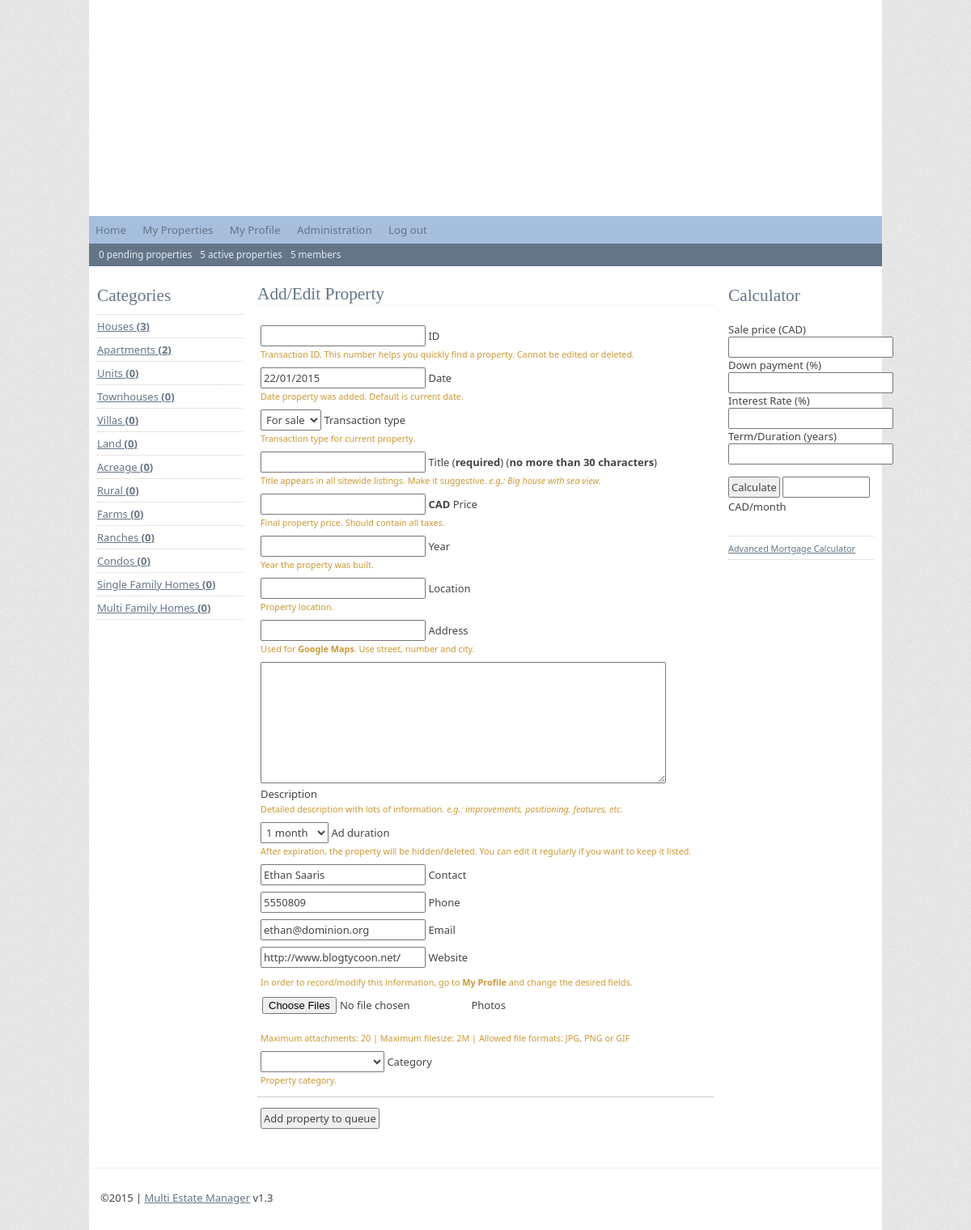
Page /addedit.php (signed in) on the committed database.
### tables this page shows
CREATE TABLE IF NOT EXISTS `categories` (
  `id` mediumint(9) NOT NULL AUTO_INCREMENT,
  `category` text NOT NULL,
  `description` text NOT NULL,
  PRIMARY KEY (`id`)
);

CREATE TABLE IF NOT EXISTS `user` (
  `userid` int(5) NOT NULL AUTO_INCREMENT,
  `username` varchar(20) NOT NULL,
  `password` varchar(32) NOT NULL,
  `salt` varchar(3) NOT NULL,
  `contact` text NOT NULL,
  `phone` text NOT NULL,
  `email` text NOT NULL,
  `url` text NOT NULL,
  `rank` tinyint(4) NOT NULL,
  PRIMARY KEY (`userid`)
);

### addedit.php (the view, shortened to what this page needs)
<?php include('includes/top.php');?>
<div id="content">
	<?php
	if(is_authed()) {
		echo '<h2>Add/Edit Property</h2>';
		$currentuser = $_SESSION['username'];
		if(isset($_POST['update'])) {
			$id = $_POST['id'];
			$date = $_POST['date'];
			$type = $_POST['type'];
			$title = $_POST['title'];
			$price = $_POST['price'];
			$year = $_POST['year'];
			$location = $_POST['location'];
			$address = $_POST['address'];
			$description = $_POST['description'];
			$expire = $_POST['expire'];
			$category = $_POST['category'];
			$contact = $_POST['contact'];
			$phone = $_POST['phone'];
			$email = $_POST['email'];
			$url = $_POST['url'];
			$user = $currentuser;
			$number_of_file_fields = 0;
			$number_of_uploaded_files = 0;
			$number_of_moved_files = 0;
			$uploaded_files = array();
			$upload_directory = dirname(__file__) . '/temporary/full/';
			for($i = 0; $i < count($_FILES['file_upload']['name']); $i++) {
				$number_of_file_fields++;
				$u = uniqid();
				if($_FILES['file_upload']['name'][$i] != '') {
					$number_of_uploaded_files++;
					$attachmentname = $_FILES['file_upload']['name'][$i];
					$attachmentname = trim($attachmentname);
					$attachmentname = str_replace(' ','-',$attachmentname);
					$attachmentname = str_replace('&','-',$attachmentname);
					$attachmentname = str_replace(';','-',$attachmentname);
					$attachmentname = strtolower($attachmentname);
					$path_parts = pathinfo($upload_directory.$attachmentname);
					$uploaded_files[] = $attachmentname;
					if(move_uploaded_file($_FILES['file_upload']['tmp_name'][$i], $upload_directory.$attachmentname)) {
						$number_of_moved_files++;
					}
				}
				if($number_of_uploaded_files > 0)
					mysql_query("INSERT INTO upload (upload_name, upload_parent) VALUES ('".$attachmentname."', '".$_POST['id']."')");
			}
			$sql = "UPDATE data SET id='$id',date='$date',type='$type',title='$title',price='$price',year='$year',location='$location',address='$address',description='$description',expire='$expire',category='$category',contact='$contact',phone='$phone',email='$email',url='$url',user='$user',approved='0' WHERE id = '$id'";
			$result = mysql_query($sql);
			echo '<div class="confirm">Property updated!</div>';
	}
	else {
		$result1 = mysql_query("SELECT * FROM user WHERE username='".$currentuser."'");
		$myrow1 = mysql_fetch_array($result1);
		?>
		<form method="post" action="addedit.php" id="myform" enctype="multipart/form-data">
			<div class="listing_l"><input type="text" name="id" readonly="readonly" /> ID<br /><small class="hint">Transaction ID. This number helps you quickly find a property. Cannot be edited or deleted.</small></div>
			<div class="listing_l"><input type="text" name="date" value="<?php echo date('d/m/Y');?>" /> Date<br /><small class="hint">Date property was added. Default is current date.</small></div>
			<div class="listing_l">
				<select name="type">
					<option value="1">For sale</option>
				</select> Transaction type<br /><small class="hint">Transaction type for current property.</small>
			</div>
			<div class="listing_l"><input type="text" name="title" /> Title (<strong>required</strong>) (<strong>no more than 30 characters</strong>)<br /><small class="hint">Title appears in all sitewide listings. Make it suggestive. <em>e.g.: Big house with sea view.</em></small></div>
			<div class="listing_l"><input type="text" name="price" /> <strong><?php echo CURRENCY;?></strong> Price<br /><small class="hint">Final property price. Should contain all taxes.</small></div>
			<div class="listing_l"><input type="text" name="year" /> Year<br /><small class="hint">Year the property was built.</small></div>
			<div class="listing_l"><input type="text" name="location" /> Location<br /><small class="hint">Property location.</small></div>
			<div class="listing_l"><input type="text" name="address" /> <span class="listing_d">Address<br /><small class="hint">Used for <strong>Google Maps</strong>. Use street, number and city.</small></div>
			<div class="listing_l"><textarea name="description" cols="60" rows="8"></textarea> Description<br /><small class="hint">Detailed description with lots of information. <em>e.g.: improvements, positioning, features, etc.</em></small></div>
			<div class="listing_l">
				<select name="expire">
					<option value="<?php echo date('d.'),date('n')+1,date('.Y');?>">1 month</option>
				</select> Ad duration<br /><small class="hint">After expiration, the property will be hidden/deleted. You can edit it regularly if you want to keep it listed.</small>
			</div>
			<div class="listing_l"><input type="text" name="contact" value="<?php echo $myrow1['contact'];?>" /> Contact</div>
			<div class="listing_l"><input type="text" name="phone" value="<?php echo $myrow1['phone'];?>" /> Phone</div>
			<div class="listing_l"><input type="text" name="email" value="<?php echo $myrow1['email'];?>" /> Email</div>
			<div class="listing_l"><input type="text" name="url" value="<?php echo $myrow1['url'];?>" /> Website</div>
			<div class="listing_l"><small class="hint">In order to record/modify this information, go to <strong>My Profile</strong> and change the desired fields.</small></div>
			<div class="listing_l">
				<input type="file" name="file_upload[]" multiple> Photos<br />
				<br><small class="hint">Maximum attachments: <?php echo ini_get('max_file_uploads'); ?> | Maximum filesize: <?php echo ini_get('upload_max_filesize'); ?> | Allowed file formats: JPG, PNG or GIF</small>
			</div>
			<?php
			$result = mysql_query("SELECT * FROM categories");
			echo '<div class="listing_l">';
				echo '<select name="category">';
					echo '<option selected="selected">'.$category.'</option>';
					while($myrow = mysql_fetch_array($result)) {
						echo '<option>'.$myrow['category'].'</option>';
					}
				echo '</select>';
				echo ' Category';
				echo '<br /><small class="hint">Property category.</small>';
			echo '</div>';
			echo '<hr />';
			echo '<div class="listing_l"><input type="submit" name="submit" value="Add property to queue" /></div>';
		}
		?>
		</form>
	<?php }
	else restrictedAccess();?>
</div>
<?php include('includes/bottom.php');?>

### includes/sidebar.php
<div id="sidebar">
	<h2>Categories</h2>
	<ul class="subnav">
		<?php
		$result = mysql_query("SELECT * FROM categories ORDER BY id");
		while($row = mysql_fetch_array($result)) {
			$result1 = mysql_query("SELECT * FROM data WHERE category='".$row[1]."' AND approved=1",$database);
			$numres = mysql_num_rows($result1);
			echo '<li><a href="detail-category.php?category='.urlencode($row['category']).'">'.$row['category'].' <strong>('.$numres.')</strong></a></li>';
		}
		?>
	</ul>
</div>
<div id="sidebarright">
	<h2>Calculator</h2>
	<form action="<?php echo $_SERVER['PHP_SELF']; ?>">
		<div>Sale price (<?php echo CURRENCY;?>)<br /><input type="text" name="mcPrice" id="mcPrice" class="mortgageField" /></div>
		<div>Down payment (%)<br /><input type="text" name="mcDown" id="mcDown" class="mortgageField" /></div>
		<div>Interest Rate (%)<br /><input type="text" name="mcRate" id="mcRate" class="mortgageField" /></div>
		<div>Term/Duration (years)<br /><input type="text" name="mcTerm" id="mcTerm" class="mortgageField" /></div>
		<p>
			<input type="submit" id="mortgageCalc" onclick="return false" value="Calculate">
			<input type="text" name="mcPayment" id="mcPayment" class="mortgageAnswer" size="8" /> <?php echo CURRENCY; ?>/month
		</p>
	</form>
	<ul class="subnav">
		<li><a href="calculator-mortgage.php"><small>Advanced Mortgage Calculator</small></a></li>
	</ul>
</div>

### css/default.css (style rules this page uses)
body { font: 13px 'Segoe UI', Helvetica, sans-serif; color: #444444; margin: 20px; background: #eeeeee url('../images/noise.png') repeat; }
a { color: #657587; text-decoration: underline; }
input, select, textarea { font: 13px 'Segoe UI', Helvetica, sans-serif; color: #444; padding: 2px; }
html, body, p, ul, li { margin:0; padding:0; }
hr { display: block; position: relative; padding: 0; margin: 8px auto; width: 100%; clear: both; border: none; border-top: 1px solid #CCCCCC; border-bottom: 1px solid #FFFFFF; font-size: 1px; line-height: 0; overflow: visible; }
#sidebar { width: 180px; padding: 6px; float:left; }
#sidebar h2, #sidebarright h2 { margin:10px 0 10px 0; border:none; }
.subnav { border-top: 1px dotted #CCCCCC; margin-bottom: 16px; }
.subnav li { list-style: none; padding: 5px 5px 5px 0; border-bottom: 1px dotted #CCCCCC; }
#sidebarright { width: 180px; float:right; padding: 6px; }
#content { margin:0 200px 0 200px; padding: 4px; }
p { margin:15px 0; line-height:22px; }
h2 { font-size: 16pt; font-weight: normal; font-family: Georgia, serif; color: #657587; border-bottom: 2px solid #f6f6f6; margin: 10px 0; }
form { padding: 10px 0; }
.listing_l { padding: 4px; }
.hint { color: #c93; }

### rows in the picture
categories: category "Houses", numres "3"
categories: category "Apartments", numres "2"
categories: category "Units", numres "0"
categories: category "Townhouses", numres "0"
categories: category "Villas", numres "0"
categories: category "Land", numres "0"
categories: category "Acreage", numres "0"
categories: category "Rural", numres "0"
categories: category "Farms", numres "0"
categories: category "Ranches", numres "0"
categories: category "Condos", numres "0"
categories: category "Single Family Homes", numres "0"
categories: category "Multi Family Homes", numres "0"
user: contact "Ethan Saaris", phone "5550809", email "ethan@dominion.org", url "http://www.blogtycoon.net/"

### other values in the picture
$numresults_0 "0"
$numresults_1 "5"
$numresults_u "5"
CURRENCY "CAD"
ini_get('max_file_uploads') "20"
ini_get('upload_max_filesize') "2M"
VERSION "1.3"
